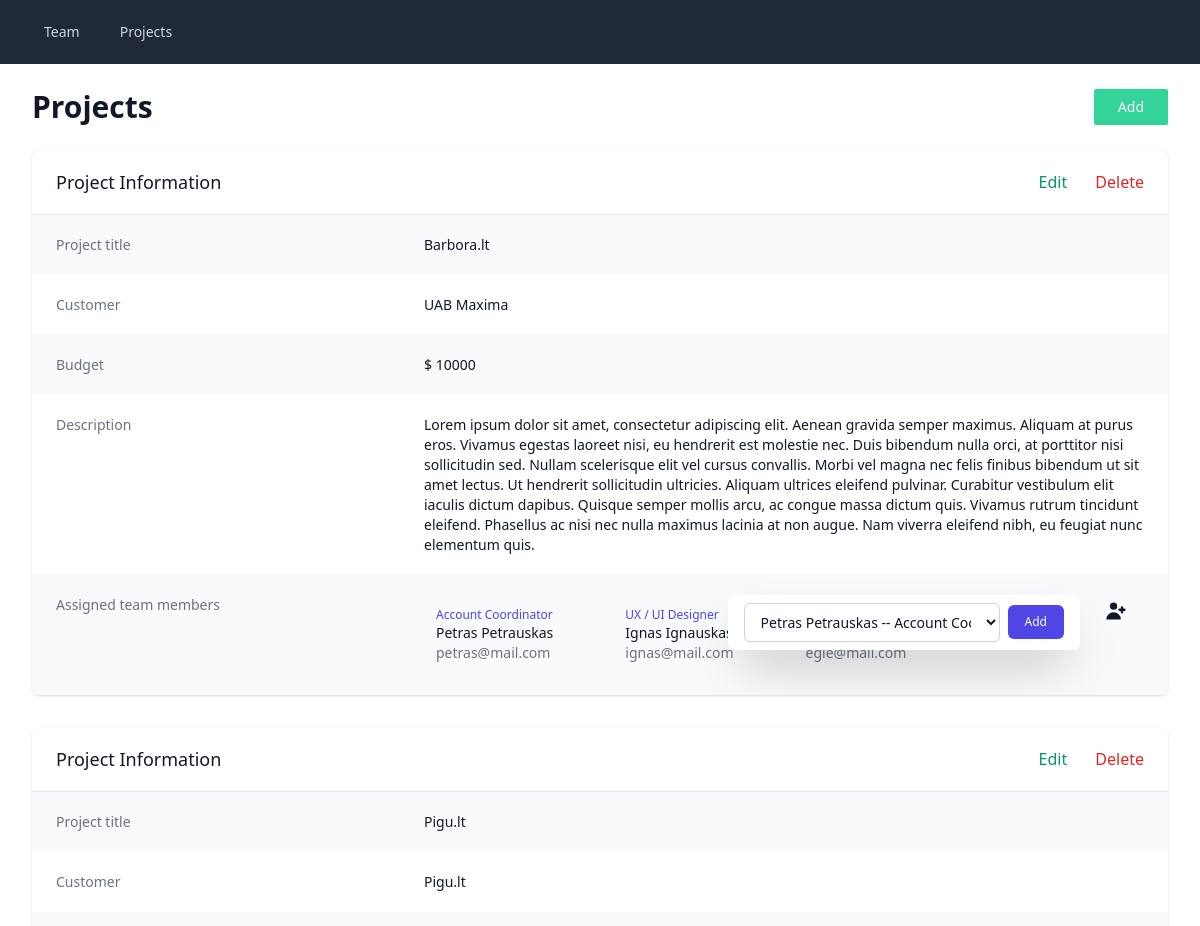
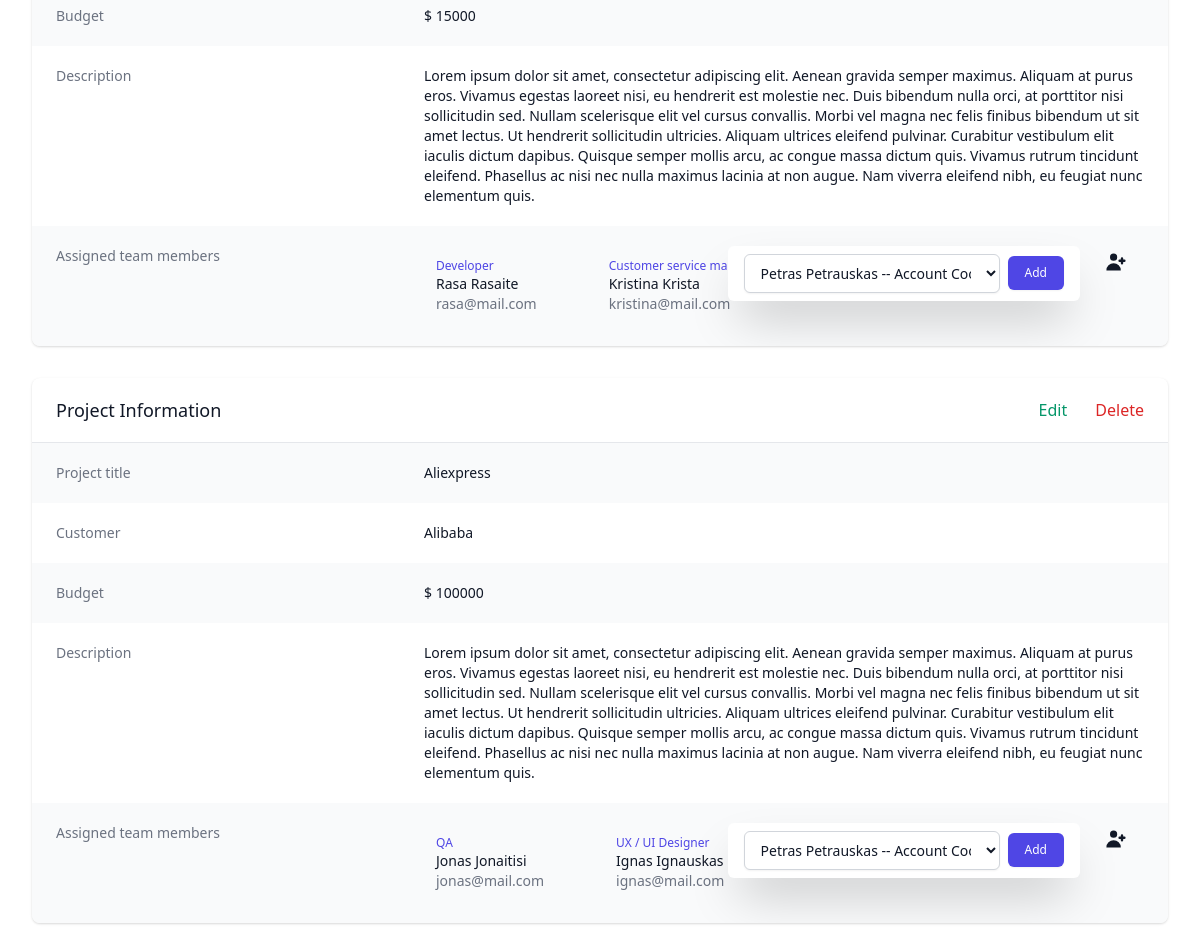
The app's page /projects.php with its own data (2 pictures, top to bottom).
### tables this page shows
CREATE TABLE projects (
    id INT UNSIGNED AUTO_INCREMENT PRIMARY KEY,
    title VARCHAR(100) NOT NULL,
    customer VARCHAR(100) NOT NULL,
    budget VARCHAR(100) NOT NULL,
    description TEXT NOT NULL
);

CREATE TABLE project_employee (
    id INT UNSIGNED AUTO_INCREMENT PRIMARY KEY,
    project_id INT NOT NULL,
    employee_id INT NOT NULL
);

CREATE TABLE employees (
    id INT UNSIGNED AUTO_INCREMENT PRIMARY KEY,
    firstname VARCHAR(50) NOT NULL,
    lastname VARCHAR(50) NOT NULL,
    email VARCHAR(50) NOT NULL,
    position VARCHAR(50) NOT NULL
);

### config/database.php (called while the page is built)
<?php declare( strict_types = 1 );
$host       = "localhost:3306";
$dbname     = "sprint2";
$username   = "root";
$password   = "secret";
$dsn        = "mysql:host=$host;dbname=$dbname";
$options    = array(
                PDO::ATTR_ERRMODE => PDO::ERRMODE_EXCEPTION
              );

### classes/DatabaseClass.php (called while the page is built, shortened)
<?php declare(strict_types = 1);
class Database
{
    private $connection = null;
    public function __construct($dsn, $username, $password, $options)
    {
        try{
            $this->connection = new PDO($dsn, $username, $password, $options);
            $this->connection->setAttribute(PDO::ATTR_ERRMODE, PDO::ERRMODE_EXCEPTION);
            $this->connection->setAttribute(PDO::ATTR_DEFAULT_FETCH_MODE, PDO::FETCH_ASSOC);
        } catch(Exception $e){
            throw new Exception($e->getMessage());
        }
    }
    public function fetchAll($statement = "" , $parameters = [])
    {
        try{
            $sth = $this->executeStatement( $statement , $parameters );
            return $sth->fetchAll();
        } catch(Exception $e){
            throw new Exception($e->getMessage());
        }
    }
    private function executeStatement($statement = "" , $parameters = [])
    {
        try{
            $stmt = $this->connection->prepare($statement);
            $stmt->execute($parameters);
            return $stmt;
        }catch(Exception $e){
            throw new Exception($e->getMessage());
        }
    }
}

### helpers/helpers.php (called while the page is built, shortened)
<?php declare(strict_types = 1);
function escape($html) {
  return htmlspecialchars($html, ENT_QUOTES | ENT_SUBSTITUTE, "UTF-8");
}

### projects.php (the view, shortened to what this page needs)
<?php declare(strict_types = 1);
    require "classes/DatabaseClass.php";
    require "config/database.php";
    require "helpers/helpers.php";
    $db = new \App\Database($dsn, $username, $password, $options);
    $projects = $db->fetchAll("SELECT * FROM projects");
    $all_employees = $db->fetchAll("SELECT * FROM employees");
    $employees = $db->fetchAll("SELECT
                                    pe.project_id,
                                    pe.employee_id,
                                    e.id,
                                    e.firstname,
                                    e.lastname,
                                    e.email,
                                    e.position
                                FROM
                                    project_employee pe
                                LEFT JOIN employees e
                                    ON e.id = pe.employee_id");
?>
<?php include "templates/header.php"; ?>
    <div>
        <div class="my-6 flex items-center justify-between">
            <h1 class="text-3xl font-bold leading-tight text-gray-900">
                Projects
            </h1>
            <a href="/create.php?q=project" class="px-6 py-2 text-white bg-green-400 text-sm rounded-sm hover:bg-green-500">Add</a>
        </div>
        <?php foreach($projects as $project) : ?>
            <div class="bg-white shadow overflow-hidden sm:rounded-lg mb-8">
                <div class="px-4 py-5 sm:px-6 flex items-center justify-between">
                    <h3 class="text-lg leading-6 font-medium text-gray-900">
                    Project Information
                    </h3>
                    <div>
                        <a href="edit.php?q=projects&id=<?php echo escape($project["id"]); ?>" class="text-green-600 hover:text-green-900 mr-6">Edit</a>
                        <button type="submit" form="remove_project_<?php echo escape($project["id"]); ?>" class="text-red-600 hover:text-red-900">Delete</a>
                    </div>
                </div>
                <div class="border-t border-gray-200">
                    <dl>
                        <div class="bg-gray-50 px-4 py-5 sm:grid sm:grid-cols-3 sm:gap-4 sm:px-6">
                            <dt class="text-sm font-medium text-gray-500">
                                Project title
                            </dt>
                            <dd class="mt-1 text-sm text-gray-900 sm:mt-0 sm:col-span-2">
                                <?php echo escape($project['title']) ?>
                            </dd>
                        </div>
                        <div class="bg-white px-4 py-5 sm:grid sm:grid-cols-3 sm:gap-4 sm:px-6">
                            <dt class="text-sm font-medium text-gray-500">
                                Customer
                            </dt>
                            <dd class="mt-1 text-sm text-gray-900 sm:mt-0 sm:col-span-2">
                                <?php echo escape($project['customer']) ?>
                            </dd>
                        </div>
                        <div class="bg-gray-50 px-4 py-5 sm:grid sm:grid-cols-3 sm:gap-4 sm:px-6">
                            <dt class="text-sm font-medium text-gray-500">
                            Budget
                            </dt>
                            <dd class="mt-1 text-sm text-gray-900 sm:mt-0 sm:col-span-2">
                                <?php echo escape($project['budget']) ?>
                            </dd>
                        </div>
                        <div class="bg-white px-4 py-5 sm:grid sm:grid-cols-3 sm:gap-4 sm:px-6">
                            <dt class="text-sm font-medium text-gray-500">
                            Description
                            </dt>
                            <dd class="mt-1 text-sm text-gray-900 sm:mt-0 sm:col-span-2">
                            <?php echo escape($project['description']) ?>
                            </dd>
                        </div>
                        <div class="bg-gray-50 px-4 py-5 sm:grid sm:grid-cols-3 sm:gap-4 sm:px-6">
                            <dt class="text-sm font-medium text-gray-500">
                            Assigned team members
                            </dt>
                            <dd class="mt-1 text-sm text-gray-900 sm:mt-0 sm:col-span-2 flex justify-between items-start">
                                <div class="flex">
                                    <?php foreach($employees as $employee) : ?>
                                        <?php if($employee['project_id'] === $project['id']) : ?>
                                            <div class="mr-12 p-3 relative hover-trigger">
                                                <div class="text-xs font-medium text-indigo-600">
                                                    <?php echo escape($employee['position']); ?>
                                                </div>
                                                <div class="text-sm font-medium text-gray-900">
                                                    <?php echo escape($employee['firstname']); ?>
                                                    <?php echo escape($employee['lastname']); ?>
                                                </div>
                                                <div class="text-sm text-gray-500">
                                                    <?php echo escape($employee['email']); ?>
                                                </div>
                                            </div>
                                        <?php endif; ?>
                                    <?php endforeach; ?>
                                </div>
                                <div class="relative" x-data="{ open: false }">
                                    <button class="text-gray-900 text-sm px-4 py-1 rounded-md" @click="open = !open">
                                        <svg class="w-6 h-6"
                                            fill="currentColor"
                                            viewBox="0 0 20 20"
                                            xmlns="http://www.w3.org/2000/svg">
                                                <path
                                                    d="M8 9a3 3 0 100-6 3 3 0 000 6zM8 11a6 6 0 016 6H2a6 6 0 016-6zM16 7a1 1 0 10-2 0v1h-1a1 1 0 100 2h1v1a1 1 0 102 0v-1h1a1 1 0 100-2h-1V7z">
                                                </path>
                                        </svg>
                                    </button>
                                    <div class="px-4 py-2 bg-white shadow-2xl absolute top-0 right-16 rounded-md" x-show="open" @click.away="open = false">
                                        <form method="POST" class="flex items-center">
                                            <select
                                                name="uid"
                                                class="mr-2 block w-64 py-2 px-3 border border-gray-300 bg-white rounded-md shadow-sm focus:outline-none focus:ring-indigo-500 focus:border-indigo-500 sm:text-sm">
                                                <?php foreach($all_employees as $e) : ?>
                                                    <option value="<?php echo $e['id'] ;?>" >
                                                        <?php echo escape($e['firstname']) . ' ' . escape($e['lastname']) . ' -- ' . escape($e['position']); ?>
                                                    </option>
                                                <?php endforeach; ?>
                                            </select>
                                            <button
                                                type="submit"
                                                class="inline-flex justify-center py-2 px-4 border border-transparent shadow-sm text-xs font-medium rounded-md text-white bg-indigo-600 hover:bg-indigo-700 focus:outline-none focus:ring-2 focus:ring-offset-2 focus:ring-indigo-500">
                                                Add
                                            </button>
                                        </form>
                                    </div>
                                </div>
                            </dd>
                        </div>
                    </dl>
                </div>
            </div>
        <?php endforeach; ?>
    </div>
<?php include "templates/footer.php"; ?>

### records on screen
projects: title "Barbora.lt", customer "UAB Maxima", budget "$ 10000", description "Lorem ipsum dolor sit amet, consectetur adipiscing elit. Aenean gravida semper maximus. Aliquam at purus eros. Vivamus egestas laoreet nisi, eu hendrerit est molestie nec. Duis bibendum nulla orci, at porttitor nisi sollicitudin sed. Nullam scelerisque elit vel cursus convallis. Morbi vel magna nec felis finibus bibendum ut sit amet lectus. Ut hendrerit sollicitudin ultricies. Aliquam ultrices eleifend pulvinar. Curabitur vestibulum elit iaculis dictum dapibus. Quisque semper mollis arcu, ac congue massa dictum quis. Vivamus rutrum tincidunt eleifend. Phasellus ac nisi nec nulla maximus lacinia at non augue. Nam viverra eleifend nibh, eu feugiat nunc elementum quis."
project_employee: employee.position "Account Coordinator", employee.firstname "Petras", employee.lastname "Petrauskas", employee.email "petras@mail.com"
project_employee: employee.position "UX / UI Designer", employee.firstname "Ignas", employee.lastname "Ignauskas", employee.email "ignas@mail.com"
project_employee: employee.email "egle@mail.com"
projects: title "Pigu.lt", customer "Pigu.lt", budget "$ 15000", description "Lorem ipsum dolor sit amet, consectetur adipiscing elit. Aenean gravida semper maximus. Aliquam at purus eros. Vivamus egestas laoreet nisi, eu hendrerit est molestie nec. Duis bibendum nulla orci, at porttitor nisi sollicitudin sed. Nullam scelerisque elit vel cursus convallis. Morbi vel magna nec felis finibus bibendum ut sit amet lectus. Ut hendrerit sollicitudin ultricies. Aliquam ultrices eleifend pulvinar. Curabitur vestibulum elit iaculis dictum dapibus. Quisque semper mollis arcu, ac congue massa dictum quis. Vivamus rutrum tincidunt eleifend. Phasellus ac nisi nec nulla maximus lacinia at non augue. Nam viverra eleifend nibh, eu feugiat nunc elementum quis."
project_employee: employee.position "Developer", employee.firstname "Rasa", employee.lastname "Rasaite", employee.email "rasa@mail.com"
project_employee: employee.position "Customer service manager", employee.firstname "Kristina", employee.lastname "Krista", employee.email "kristina@mail.com"
projects: title "Aliexpress", customer "Alibaba", budget "$ 100000", description "Lorem ipsum dolor sit amet, consectetur adipiscing elit. Aenean gravida semper maximus. Aliquam at purus eros. Vivamus egestas laoreet nisi, eu hendrerit est molestie nec. Duis bibendum nulla orci, at porttitor nisi sollicitudin sed. Nullam scelerisque elit vel cursus convallis. Morbi vel magna nec felis finibus bibendum ut sit amet lectus. Ut hendrerit sollicitudin ultricies. Aliquam ultrices eleifend pulvinar. Curabitur vestibulum elit iaculis dictum dapibus. Quisque semper mollis arcu, ac congue massa dictum quis. Vivamus rutrum tincidunt eleifend. Phasellus ac nisi nec nulla maximus lacinia at non augue. Nam viverra eleifend nibh, eu feugiat nunc elementum quis."
project_employee: employee.position "QA", employee.firstname "Jonas", employee.lastname "Jonaitisi", employee.email "jonas@mail.com"
project_employee: employee.position "UX / UI Designer", employee.firstname "Ignas", employee.lastname "Ignauskas", employee.email "ignas@mail.com"

### other values on screen
form field uid "Petras Petrauskas -- Account Coordinator"
